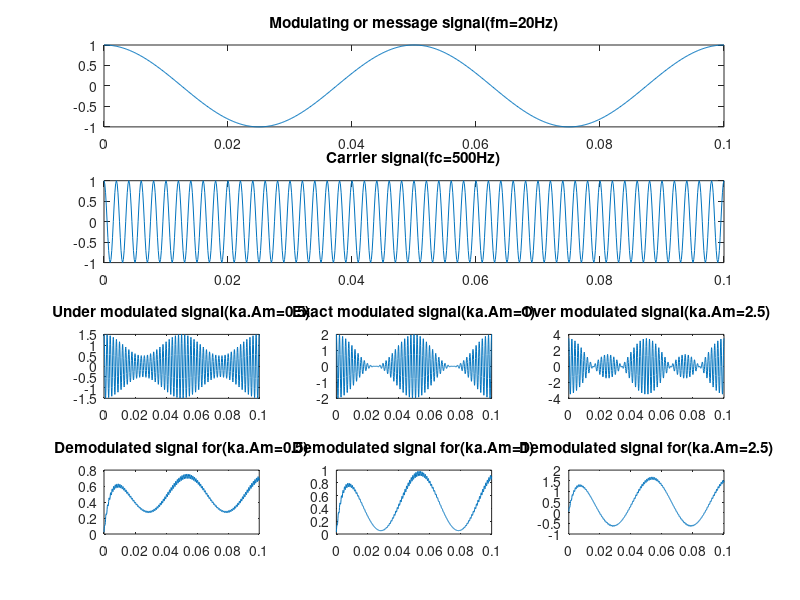

The MATLAB script that drew this image:
clc
close all
clear all

fs=8000;
fm=20;
fc=500;
Am=1;
Ac=1;
t=[0:0.1*fs]/fs;
m=Am*cos(2*pi*fm*t);
c=Ac*cos(2*pi*fc*t);
ka=0.5;
u=ka*Am;
s1=Ac*(1+u*cos(2*pi*fm*t)).*cos(2*pi*fc*t);
subplot(4,3,1:3)
plot(t,m);
title("Modulating or message signal(fm=20Hz)");
subplot(4,3,4:6)
plot(t,c);
title("Carrier signal(fc=500Hz)");
subplot(4,3,7)
plot(t,s1);
title("Under modulated signal(ka.Am=0.5)");
Am=2;
ka=0.5;
u=ka*Am;
s2=Ac*(1+u*cos(2*pi*fm*t)).*cos(2*pi*fc*t);
subplot(4,3,8)
plot(t,s2)
title("Exact modulated signal(ka.Am=1)")
Am=5;
ka=0.5;
u=ka*Am;
s3=Ac*(1+u*cos(2*pi*fm*t)).*cos(2*pi*fc*t);
subplot(4,3,9)
plot(t,s3)
title("Over modulated signal(ka.Am=2.5)")
r1=s1.*c;
[b a]=butter(1,0.01);
mr1=filter(b,a,r1);
subplot(4,3,10)
plot(t,mr1)
title("Demodulated signal for(ka.Am=0.5)")
r2=s2.*c;
[b a]=butter(1,0.01);
mr2=filter(b,a,r2);
subplot(4,3,11)
plot(t,mr2)
title("Demodulated signal for(ka.Am=1)")
r3=s3.*c;
[b a]=butter(1,0.01);
mr3=filter(b,a,r3);
subplot(4,3,12)
plot(t,mr3)
title("Demodulated signal for(ka.Am=2.5)")